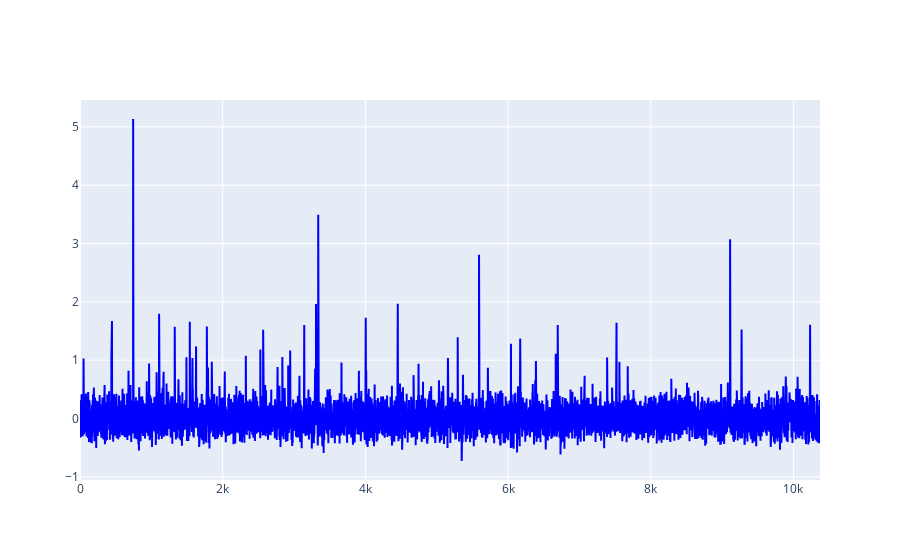

Notebook code for this chart:
### Code cell
# Step 2: Add calcium trace line
fig.add_trace(go.Scatter(
    y=ts[0], mode='lines', name='Neuron 1',
    line=dict(color='blue')
))

### Figure 1 — Plotly figure (JSON) as saved in the notebook; plotly's stock layout.template omitted (floating-point values rounded to 4 significant figures; data arrays with more than 128 entries replaced by an {"elided": "..."} marker saying what was removed)
{"data": [{"line": {"color": "blue"}, "mode": "lines", "name": "Neuron 1", "type": "scatter", "y": {"elided": "10373 float values"}}], "layout": {}}
